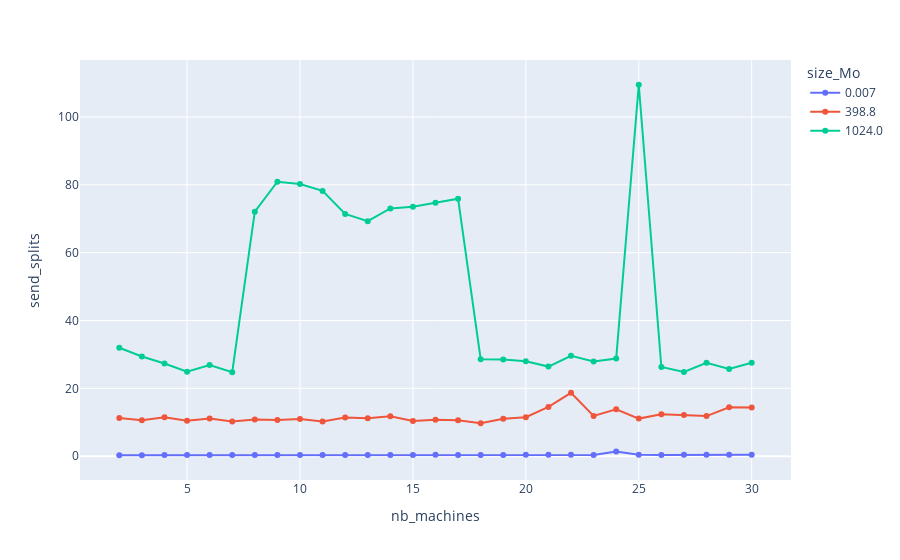

Notebook cell for this chart:
### Code cell
fig = px.line(all, x="nb_machines", y="send_splits",color='size_Mo', markers=True)
fig.show()

### Figure 1 — Plotly figure (JSON) as saved in the notebook; plotly's stock layout.template omitted (floating-point values rounded to 4 significant figures)
{"data": [{"hovertemplate": "size_Mo=0.007<br>nb_machines=%{x}<br>send_splits=%{y}<extra></extra>", "legendgroup": "0.007", "line": {"color": "#636efa", "dash": "solid"}, "marker": {"symbol": "circle"}, "mode": "markers+lines", "name": "0.007", "orientation": "v", "showlegend": true, "x": [2, 3, 4, 5, 6, 7, 8, 9, 10, 11, 12, 13, 14, 15, 16, 17, 18, 19, 20, 21, 22, 23, 24, 25, 26, 27, 28, 29, 30], "xaxis": "x", "y": [0.2688, 0.2777, 0.335, 0.3421, 0.3367, 0.3257, 0.3411, 0.3434, 0.3396, 0.3443, 0.3659, 0.3385, 0.3673, 0.3528, 0.382, 0.3494, 0.362, 0.3786, 0.3874, 0.38, 0.4049, 0.369, 1.339, 0.3912, 0.3625, 0.386, 0.3829, 0.4191, 0.3881], "yaxis": "y", "type": "scatter"}, {"hovertemplate": "size_Mo=398.8<br>nb_machines=%{x}<br>send_splits=%{y}<extra></extra>", "legendgroup": "398.8", "line": {"color": "#EF553B", "dash": "solid"}, "marker": {"symbol": "circle"}, "mode": "markers+lines", "name": "398.8", "orientation": "v", "showlegend": true, "x": [2, 3, 4, 5, 6, 7, 8, 9, 10, 11, 12, 13, 14, 15, 16, 17, 18, 19, 20, 21, 22, 23, 24, 25, 26, 27, 28, 29, 30], "xaxis": "x", "y": [11.27, 10.56, 11.51, 10.42, 11.08, 10.23, 10.8, 10.68, 10.92, 10.19, 11.38, 11.18, 11.75, 10.35, 10.77, 10.62, 9.69, 11.01, 11.5, 14.51, 18.69, 11.87, 13.81, 11.07, 12.32, 12.15, 11.81, 14.39, 14.32], "yaxis": "y", "type": "scatter"}, {"hovertemplate": "size_Mo=1024.0<br>nb_machines=%{x}<br>send_splits=%{y}<extra></extra>", "legendgroup": "1024.0", "line": {"color": "#00cc96", "dash": "solid"}, "marker": {"symbol": "circle"}, "mode": "markers+lines", "name": "1024.0", "orientation": "v", "showlegend": true, "x": [2, 3, 4, 5, 6, 7, 8, 9, 10, 11, 12, 13, 14, 15, 16, 17, 18, 19, 20, 21, 22, 23, 24, 25, 26, 27, 28, 29, 30], "xaxis": "x", "y": [31.97, 29.37, 27.32, 24.89, 26.9, 24.76, 72.08, 80.9, 80.23, 78.21, 71.41, 69.28, 73.02, 73.56, 74.73, 75.93, 28.58, 28.52, 27.99, 26.41, 29.59, 27.89, 28.78, 109.5, 26.3, 24.85, 27.55, 25.68, 27.55], "yaxis": "y", "type": "scatter"}], "layout": {"xaxis": {"anchor": "y", "domain": [0.0, 1.0], "title": {"text": "nb_machines"}}, "yaxis": {"anchor": "x", "domain": [0.0, 1.0], "title": {"text": "send_splits"}}, "legend": {"title": {"text": "size_Mo"}, "tracegroupgap": 0}, "margin": {"t": 60}}}
